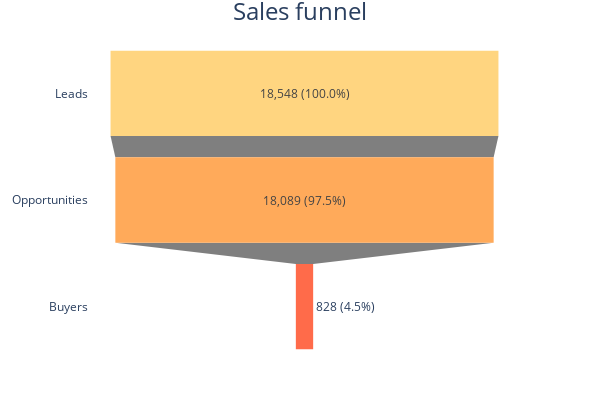

The notebook cell this image was saved under:
### Code cell
# --- Funnel ---

colors = ["#FFD580", "#FFAA5A", "#FF6B4A"]  # тёпло-жёлтый → оранжевый → кораллово-красный

fig = go.Figure(go.Funnel(
    y=["Leads", "Opportunities", "Buyers"],
    x=[leads, contact_all_deals, success_contacts],
    textinfo="value+percent initial",
    texttemplate='%{value:,.0f} (%{percentInitial:.1%})',
    marker=dict(color=colors)
))

fig.update_layout(
    title={
        'text': "Sales funnel",
        'font': {'size': 24},
        'x': 0.5,
        'xanchor': 'center'
    },
    margin=dict(t=40, b=40),
    height=400,
    width=600,
    plot_bgcolor='rgba(0,0,0,0)',
    paper_bgcolor='rgba(0,0,0,0)'
    
)

fig.show()

### Figure 1 — Plotly figure (JSON) as saved in the notebook; plotly's stock layout.template omitted (floating-point values rounded to 4 significant figures)
{"data": [{"marker": {"color": ["#FFD580", "#FFAA5A", "#FF6B4A"]}, "textinfo": "value+percent initial", "texttemplate": "%{value:,.0f} (%{percentInitial:.1%})", "type": "funnel", "x": [18548, 18089, 828], "y": ["Leads", "Opportunities", "Buyers"]}], "layout": {"height": 400, "margin": {"b": 40, "t": 40}, "paper_bgcolor": "rgba(0,0,0,0)", "plot_bgcolor": "rgba(0,0,0,0)", "title": {"font": {"size": 24}, "text": "Sales funnel", "x": 0.5, "xanchor": "center"}, "width": 600}}
